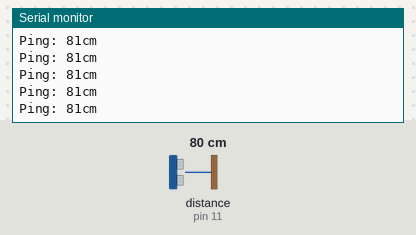
Simulated run of this sketch. Board: Arduino Uno, built with avr-gcc and run on an emulated ATmega328P. Shown: the last lines printed to the serial monitor. The inputs (shaded band) are chosen by the test bench; at power-on: distance to the obstacle (sensor on pin 11) 80 cm. The echo pulse lasts 58.3 µs per cm.

Above: at 1.2 s.
1.3 s: distance to the obstacle (sensor on pin 11) set to 2 cm
At 1.34 s:
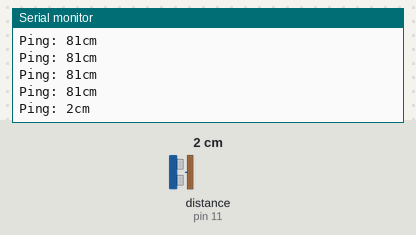
2.8 s: distance to the obstacle (sensor on pin 11) set to 60 cm
At 2.82 s:
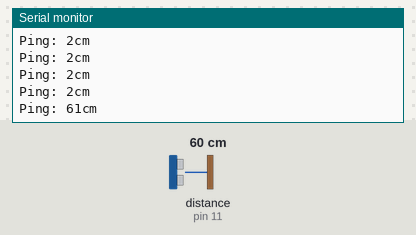
Timing chart, 0 to 5.8 s (numbered marks = the images above; inputs shaded):
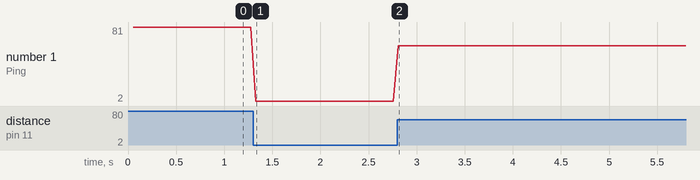

Measured:
- after the input at 1.3 s, the serial monitor: prints a new line at once (image 1)
- after the input at 2.8 s, the serial monitor: prints a new line at once (image 2)
- plotted number 1: 81 → 2 after the input at 1.3 s, 2 → 61 after the input at 2.8 s

The sketch:

BasicDistance.ino
```cpp
#include "NewPing/NewPing.h"

#define TRIGGER_PIN  12
#define ECHO_PIN     11
#define MAX_DISTANCE 200

NewPing sonar(TRIGGER_PIN, ECHO_PIN, MAX_DISTANCE);

void setup() {
  Serial.begin(115200);
}

void loop() {
  delay(50);
  int uS = sonar.ping();
  Serial.print("Ping: ");
  Serial.print(uS / US_ROUNDTRIP_CM);
  Serial.println("cm");
}
```
